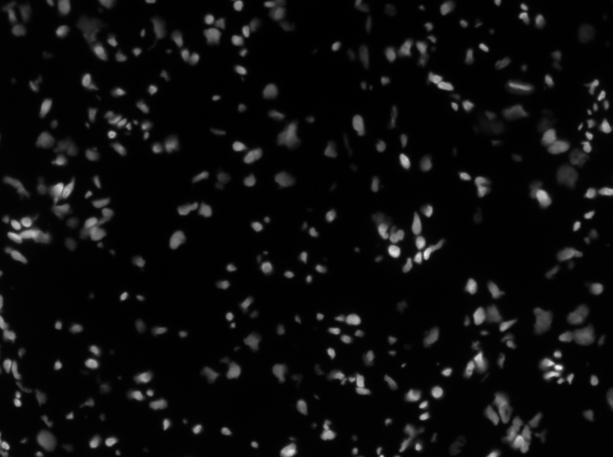
#> input picture data/img/Ganglioneuroblastoma_0.jpg, 1225 x 914 px, given in place of A1.jpeg, which was not available (shown at 1/2 size)
$ jupyter execute --allow-errors test_net.ipynb   (older library calls are emulated)
#> lines starting #> are read from the running program, lines starting #| are printed output that depends on the picture; after the words box and inside, x2 and y2 are one past the last pixel; in counts of white or black regions, pixels touching at a corner belong together; pictures that were not available may be replaced by others from this repository, and a replacement may not be noted
[cell 1]
from PIL import Image
import torch

[cell 2]
import os
import numpy as np
import torch
import torch.utils.data
from PIL import Image
import matplotlib.pyplot as plt

class CellDataset(torch.utils.data.Dataset):
    # [60 lines left out: functions __init__, __getitem__, not called in this run]

    def __len__(self):
        return len(self.imgs)

#> (a cell that did not finish here is left out)

#> (a cell that did not finish here is left out)

#> (a cell that did not finish here is left out)

[cell 6]
PATH = "obj_det_model.pt"


#> (the rest of this cell did not finish here and is left out)

#> (a cell that did not finish here is left out)

#> (a cell that did not finish here is left out)

#> (a cell that did not finish here is left out)

#> (a cell that did not finish here is left out)

#> (a cell that did not finish here is left out)

[cell 12]
import cv2


def load_bw_image(infilename):
#> called with infilename = '../kepek\\A1.jpeg'
    img = Image.open(infilename)
#> img is the input picture: PIL image 1225x914 L; min 0, max 255, mean 12.3
    img.load()
    data = np.asarray(img.convert('L'), dtype="uint8")
    return data

def get_slices(img_input, n=10, m=12):
#> called with n = 10, m = 12
    M = img_input.shape[0]//n
#> M = 91
    N = img_input.shape[1]//m
#> N = 102
    arr_of_imgs = [img_input[x:x+M, y:y+N] for x in range(0, img_input.shape[0], M) for y in range(0, img_input.shape[1], N)]
#> arr_of_imgs = 143 items
    return arr_of_imgs


def get_mask(np_img_input, minval=200, maxval=300):
    hsv_lower = np.array([minval])
    hsv_upper = np.array([maxval])
    return cv2.inRange(np_img_input, hsv_lower, hsv_upper)


def laplacian_edge_det(np_img_input, contr_scale=50):
    blur = cv2.GaussianBlur(np_img_input.astype(np.uint8), (5, 5), 0, 0)
    # scale increases the contrast
    edge_LoG = cv2.Laplacian(blur, cv2.CV_8U, 3, scale=50)
    return edge_LoG

[cell 13]
IMG_PATH = '../kepek\A1.jpeg'
np_img = load_bw_image(IMG_PATH)

slices = get_slices(np_img, 10, 12)
#> slices = 143 items
print(len(slices))
#| 143

one_slice = slices[93]
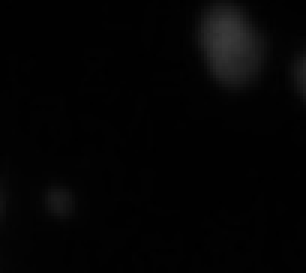
#> one_slice: shape (91, 102) (shown 3 times larger); min 0, max 58, mean 3.9
edges = laplacian_edge_det(one_slice)
#> in laplacian_edge_det, `edge_LoG = cv2.Laplacian(blur, cv2.CV_8U, 3, scale=50)`:
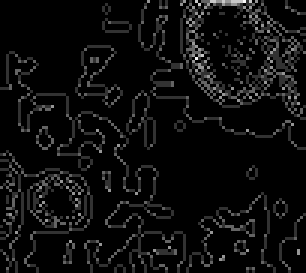
#> edge_LoG: shape (91, 102) (shown 3 times larger); min 0, max 250, mean 13.7

mask = get_mask(edges)
#> in get_mask, `return cv2.inRange(np_img_input, hsv_lower, hsv_upper)`:
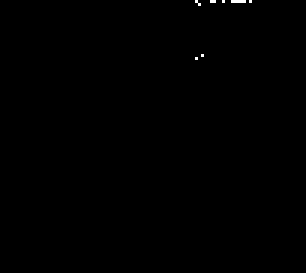
#> returned value: shape (91, 102) (shown 3 times larger); 0.14% white in thin lines or dots, all inside (x1, y1, x2, y2) = (65, 0, 84, 20)

$ run again, on data/img/Neuroblastoma_0_a_2.jpg
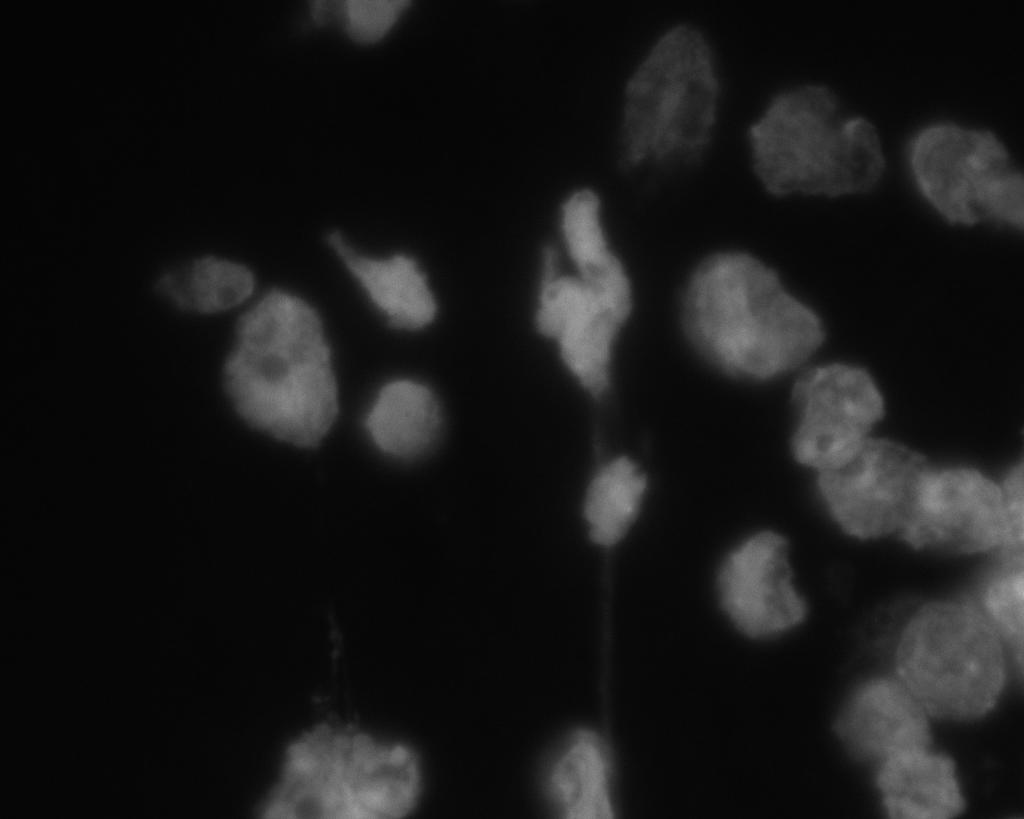
#> input picture data/img/Neuroblastoma_0_a_2.jpg, 1024 x 819 px, given in place of A1.jpeg, which was not available
#> in load_bw_image, img is the input picture: PIL image 1024x819 L; min 4, max 180, mean 24
#> arr_of_imgs = 143 items
#| 143
#> `one_slice = slices[93]`:
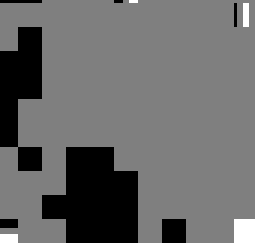
#> one_slice: shape (81, 85) (shown 3 times larger); min 6, max 8, mean 6.82; drawn with min black and max white
#> in laplacian_edge_det, `edge_LoG = cv2.Laplacian(blur, cv2.CV_8U, 3, scale=50)`:
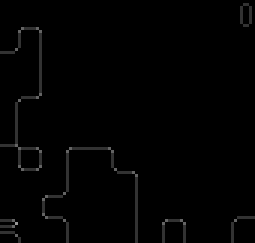
#> edge_LoG: shape (81, 85) (shown 3 times larger); min 0, max 150, mean 2.1

$ run again, on data/img/Neuroblastoma_10.jpg
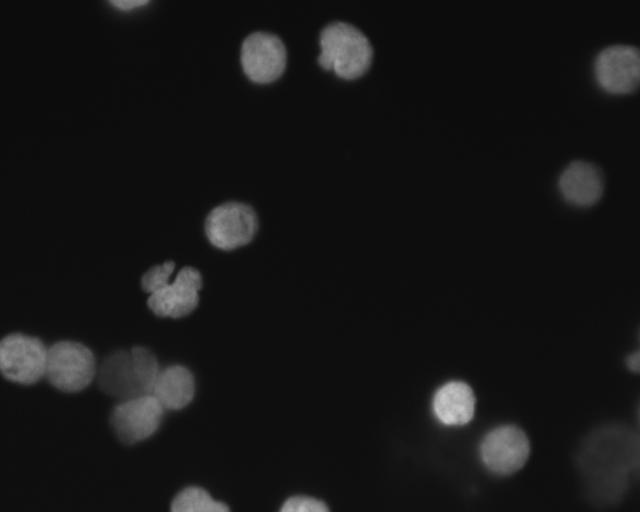
#> input picture data/img/Neuroblastoma_10.jpg, 1280 x 1024 px, given in place of A1.jpeg, which was not available (shown at 1/2 size)
#> in load_bw_image, img is the input picture: PIL image 1280x1024 L; min 8, max 213, mean 21.9
#> arr_of_imgs = 143 items
#| 143
#> `one_slice = slices[93]`:
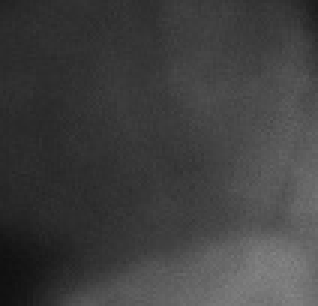
#> one_slice: shape (102, 106) (shown 3 times larger); min 16, max 133, mean 63.6
#> in get_mask, `return cv2.inRange(np_img_input, hsv_lower, hsv_upper)`:
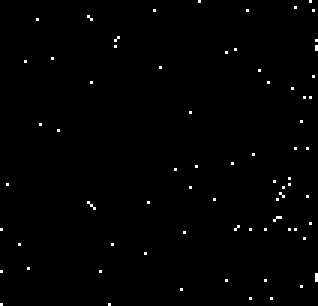
#> returned value: shape (102, 106) (shown 3 times larger); 0.76% white in thin lines or dots
